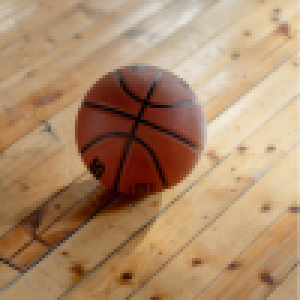
#> input picture Steganography/Images/image.png, 100 x 100 px (shown 3 times larger)
$ python basic.py
#> lines starting #> are read from the running program, lines starting #| are printed output that depends on the picture
from PIL import Image
import os

def hide_text(image_path, secret_text, output_path, change_map_path='Results/change_map.png'):
#> called with image_path = 'Images/image.png', output_path = 'Results/output_image.png', change_map_path = 'Results/change_map.png'
    image = Image.open(image_path).convert("RGB")
    original_image = image.copy()  # Store original for comparison later

    # add marker
    secret_text += "|||END|||"

    #THIS IS THE CONVERTING PART
    binary_secret_text = ''.join(format(ord(char), '08b') for char in secret_text)

    # Check if info is too big
    image_capacity = image.width * image.height * 3 # 3 bits per pixel
#> image_capacity = 30000
    if len(binary_secret_text) > image_capacity:
        raise ValueError("Image does not have sufficient capacity to hide the secret text.")

    # Hide the secret text in the image
    pixels = image.load()
    index = 0
    for i in range(image.width):
        for j in range(image.height):
            r, g, b = pixels[i, j]

            if index < len(binary_secret_text):
                r = (r & 0xFE) | int(binary_secret_text[index])
                index += 1
            if index < len(binary_secret_text):
                g = (g & 0xFE) | int(binary_secret_text[index])
                index += 1
            if index < len(binary_secret_text):
                b = (b & 0xFE) | int(binary_secret_text[index])
                index += 1

            pixels[i, j] = (r, g, b)
#> after the loop, index = 952

    # Save as PNG (lossless to avoid corruption of data)
    os.makedirs(os.path.dirname(output_path), exist_ok=True)
    image.save(output_path, format='PNG')

    # Generate pixel change map
    generate_change_map(original_image, image, change_map_path)

def generate_change_map(original, modified, output_path):
    """Creates a grayscale image showing how many RGB channels changed per pixel (0–3)."""
#> called with output_path = 'Results/change_map.png'
    change_map = Image.new("L", original.size) # Set up the map
#> change_map: PIL image 100x100 L; every value is 0
    original_pixels = original.load() # RGB values or orginal image
    modified_pixels = modified.load() # RGB values of modified image
    change_pixels = change_map.load() # load the new map (black and white)

    # go through each point and check if differences in RGB exist
    for i in range(original.width):
        for j in range(original.height):
            # "Unpack" the RGB values
            r1, g1, b1 = original_pixels[i, j] # RGB tuple from the original image at (i, j)
            r2, g2, b2 = modified_pixels[i, j] # RGB tuple from the modified image

            # Check LSB
            changes = int((r1 & 1) != (r2 & 1)) + \
                      int((g1 & 1) != (g2 & 1)) + \
                      int((b1 & 1) != (b2 & 1))

            # Scale: 0 = 0, 1 = 85, 2 = 170, 3 = 255
            change_pixels[i, j] = changes * 85 # show the greyscale image
    # save the image
    change_map.save(output_path, format='PNG')
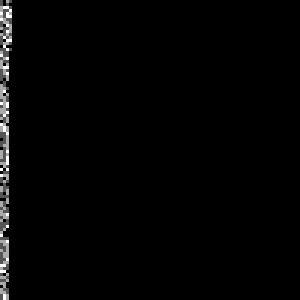
#> saved as change_map.png: PIL image 100x100 L (shown 3 times larger); min 0, max 255, mean 4.1


def extract_text(image_path):
#> called with image_path = 'Results/output_image.png'
    image = Image.open(image_path)
    pixels = image.load()
    binary_secret_text = ""

    # get last bit of each color channel
    for i in range(image.width):
        for j in range(image.height):
            r, g, b = pixels[i, j]
            binary_secret_text += str(r & 1)
            binary_secret_text += str(g & 1)
            binary_secret_text += str(b & 1)

    # Converter
    secret_text = ""
    """
    every 8 bits becomes an
    American Standard Code for Information Interchange
    (ASCII) character
    """
    for i in range(0, len(binary_secret_text), 8):
        byte = binary_secret_text[i:i+8]
        if len(byte) < 8:
            break
        char = chr(int(byte, 2))
        secret_text += char

        # When the end marker is found stop
        if "|||END|||" in secret_text:
            secret_text = secret_text.split("|||END|||")[0]
            break
#> this loop made 119 passes
#> (i, byte, char, secret_text) on passes 2 to 13: (8, '01101000', 'h', 'Th'), (16, '01101001', 'i', 'Thi'), (24, '01110011', 's', 'This'), (32, '00100000', ' ', 'This '), (40, '01101001', 'i', 'This i'), (48, '01110011', 's', 'This is'), (56, '00100000', ' ', 'This is '), (64, '01100001', 'a', 'This is a'), (72, '00100000', ' ', 'This is a '), (80, '01110011', 's', 'This is a s'), (88, '01100101', 'e', 'This is a se'), (96, '01100011', 'c', 'This is a sec')
#> (i, byte, char) on passes 41 to 46: (320, '01100110', 'f'), (328, '01101010', 'j'), (336, '01110011', 's'), (344, '01100100', 'd'), (352, '00100000', ' '), (360, '01101100', 'l')

    return secret_text

image_path = 'Images/image.png'
output_path = 'Results/output_image.png'
secret_text = 'This is a secret message. adnanf fdsf dsfjsd lkfaiosifj diosjf sdfj s 0492394023das dfas fdsg Im Annabelleeeee'

print("1. Hiding text...")
hide_text(image_path, secret_text, output_path)
print()

print("2. Extracting text...")
extracted_text = extract_text(output_path)
print()

print("Extracted text:", extracted_text)
#| Extracted text: This is a secret message. adnanf fdsf dsfjsd lkfaiosifj diosjf sdfj s 0492394023das dfas fdsg Im Annabelleeeee
